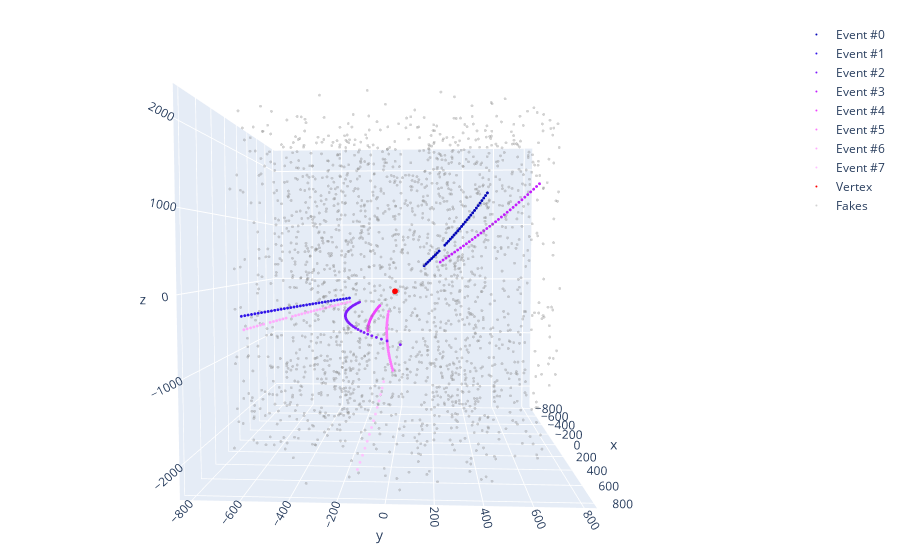

Notebook code for this chart:
### Code cell
draw_event(
    hits=event.hits,
    fakes=event.fakes,
    vertex=event.vertex.numpy,
    labels=event.track_ids,
)
